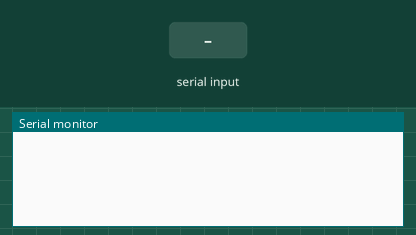
Simulated run of this sketch. Board: Arduino Uno, built with avr-gcc and run on an emulated ATmega328P. Shown: the last lines printed to the serial monitor. The inputs (shaded band) are chosen by the test bench.

Above: at 1.2 s.
1.3 s: "90,45\n" received over Serial
At 2.1 s:
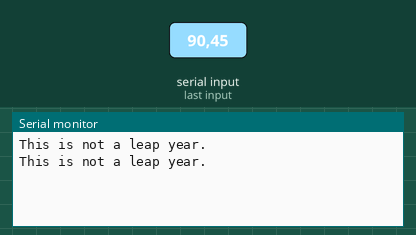
At 3.2 s:
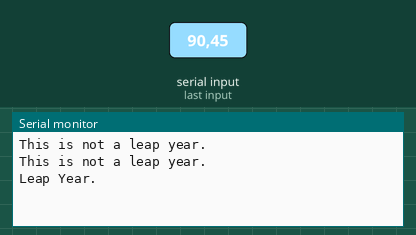

The sketch:

10_Code_Practice_leap_year.ino
```cpp
// C++ code
//
void setup(){
  Serial.begin(9600);


}

void loop()
{
  if (Serial.available()>0){
  int year = Serial.parseInt();
    if (year%4==0 && year%100!=0 || year%400 == 0){
    Serial.println("Leap Year.");
    }else{
      Serial.println("This is not a leap year.");
    }
  }


}
```

Measured:
- after the input at 1.3 s, the serial monitor: prints a new line at once (image 1)
